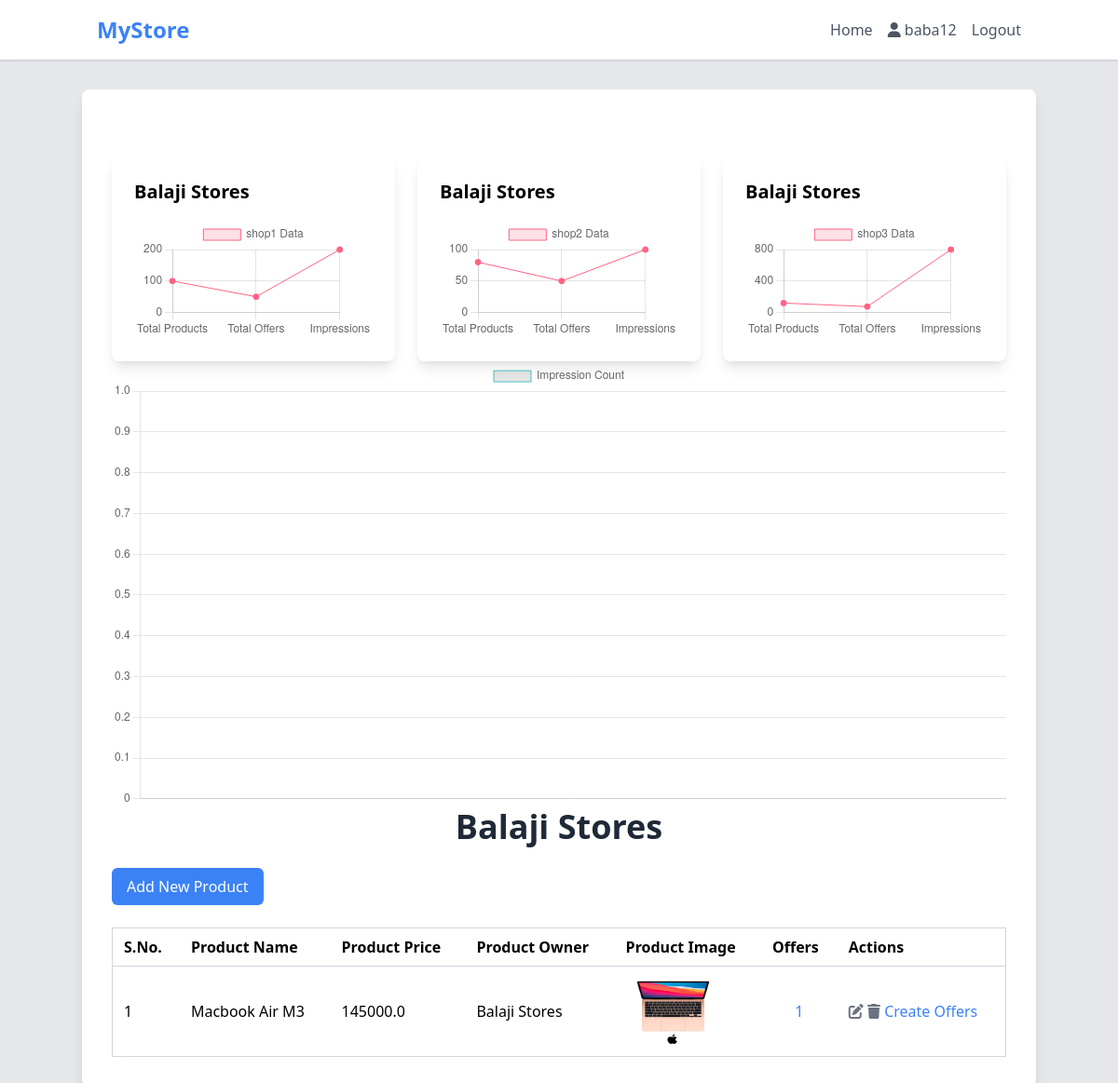
Before: / (signed in) with the older database file.
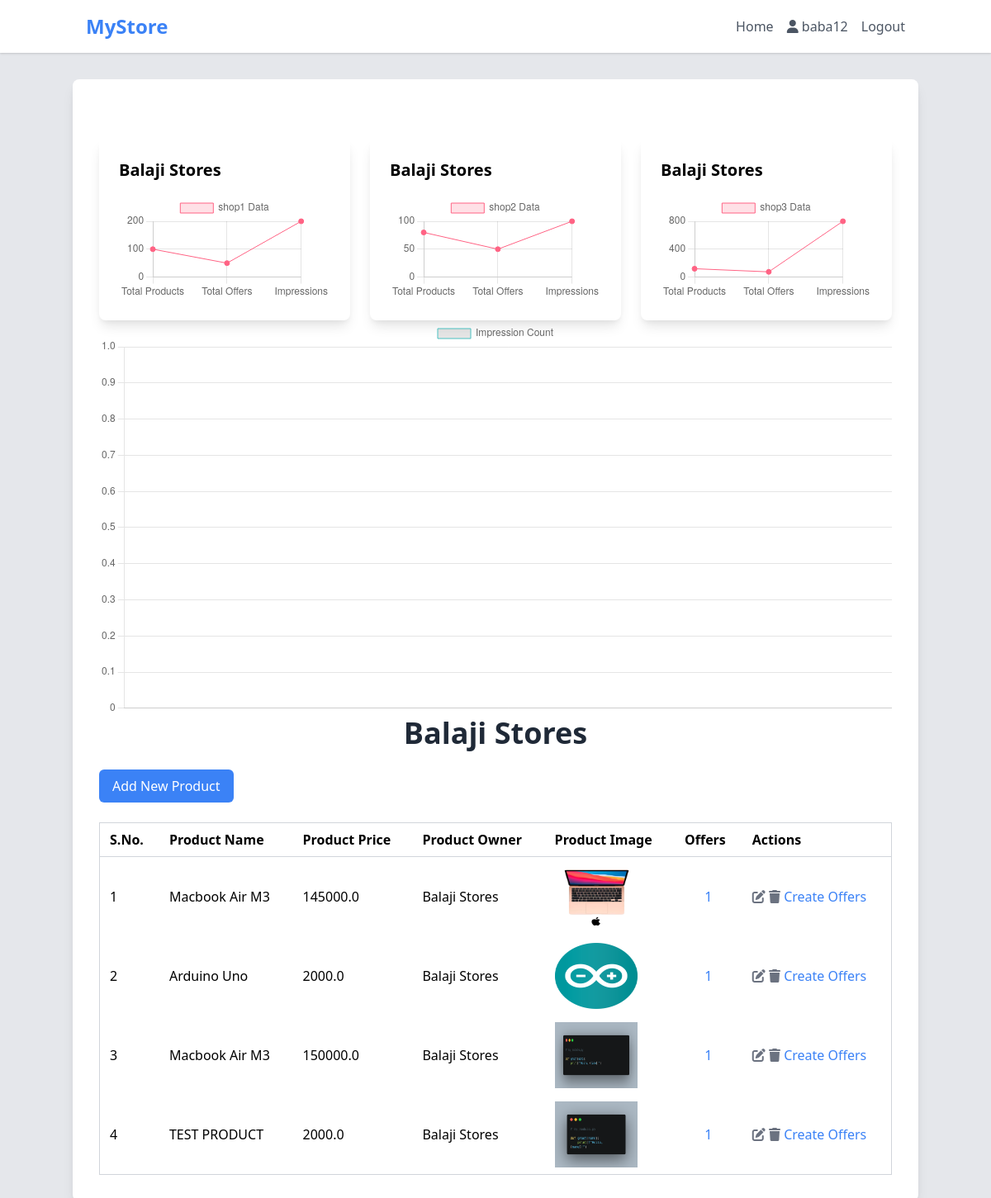
After: the same page with the newer database file.
### geoapp/models.py (models this page shows, shortened)
class Shop(models.Model):
    user = models.OneToOneField(User, on_delete=models.CASCADE, related_name='shop')
    shopName = models.CharField(max_length=50)
    shopOwner = models.CharField(max_length=50, default="Blank")
    shopContact = models.CharField(max_length=50, default="9999999999")
    latitude = models.CharField(max_length=100,default='0.0')
    mall = models.ForeignKey(Mall,on_delete=models.CASCADE,null=True,blank=True,related_name='shops')
    longitude = models.CharField(max_length=100,default="0.0")
    def __str__(self):
        return self.shopName

class Product(models.Model):
    productOwner = models.ForeignKey(Shop,on_delete = models.CASCADE)
    productName = models.CharField(max_length = 50)
    productPrice = models.FloatField()
    productCategory = models.CharField(max_length = 20,default="Electronics",choices = (
        ("Electronics","Electronics"),
        ("Fashion","Fashion"),
        ("Drinks","Drinks"),
        ("Furniture","Furniture")
    ))
    productImage = models.ImageField(upload_to='productImages/',default='productImages/product_placeholder.png',null=True)

### geoapp/views.py (the view)
# urls.py: path('',views.home,name='home'),
@login_required(login_url='login')
def home(request):
    if request.user.is_superuser:
        shops = Shop.objects.all()
        return render(request,'home.html',{'shops': shops})
    else:
        user = request.user
        shop = Shop.objects.get(user = user)
        products = Product.objects.filter(productOwner = shop)
        return render(request,'home.html',{'products':products})

### geoapp/templates/home.html (shortened to what this page needs)
{% extends 'base.html' %}
{% block content %}
    <div class="container mx-auto mt-8 p-8 bg-white rounded-lg shadow-lg">
        {% if request.user.is_superuser %}
        <a href="{% url 'listmall' %}" class="px-4 py-2 bg-red-500 rounded-xl text-white">Manage Malls</a>
            <h1 class="text-4xl font-bold text-center mb-6 text-gray-800">Shop Details</h1>
            <!-- <button
                class="bg-blue-500 text-white py-2 px-4 rounded-md transition duration-300 hover:bg-blue-700 focus:outline-none focus:shadow-outline-blue"
                onclick="window.location.href='createshop'">Add New Shop</button> -->
            <div class="overflow-x-auto mt-6">
                <table class="min-w-full border border-gray-300 divide-y divide-gray-300">
                    <thead>
                        <tr>
                            <th class="py-2 px-3 text-left">S.No.</th>
                            <th class="py-2 px-3 text-left">Shop Name</th>
                            <th class="py-2 px-3 text-left">Shop Owner</th>
                            <th class="py-2 px-3 text-left">Contact</th>
                            <th class="py-2 px-3 text-left">Actions</th>
                        </tr>
                    </thead>
                    <tbody class="space-y-2">
                        {% for shop in shops %}
                            <tr>
                                <td class="py-2 px-3">{{ forloop.counter }}</td>
                                <td class="py-2 px-3"><a href="{% url 'shopDetail' shop.pk %}">{{ shop.shopName }}</a></td>
                                <td class="py-2 px-3">{{ shop.shopOwner }}</td>
                                <td class="py-2 px-3">{{ shop.shopContact }}</td>
                                <td class="py-2 px-3">
                                    <a class="edit-button bg-transparent text-gray-500 hover:text-blue-500 focus:outline-none"
                                        href="{% url 'editshop' shop.pk %}">
                                        <i class="fa-solid fa-edit"></i>
                                    </a>
                                    <a class="delete-button bg-transparent text-gray-500 hover:text-red-500 focus:outline-none"
                                        href="{% url 'deleteshop' shop.pk %}">
                                        <i class="fa-solid fa-trash"></i>
                                    </a>
                                </td>
                            </tr>
                        {% endfor %}
                    </tbody>
                </table>
            </div>
        {% else %}
            <div class="container mx-auto mt-10">
                <div class="grid grid-cols-1 sm:grid-cols-2 md:grid-cols-3 gap-6">
                    <div class=" p-6 rounded-lg shadow-lg text-black">
                        <h2 class="text-xl  font-bold mb-4">{{request.user.shop}}</h2>
                        <canvas id="shop1Chart" width="400" height="200"></canvas>
                    </div>
                    <div class=" p-6 rounded-lg shadow-lg text-black">
                        <h2 class="text-xl  font-bold mb-4">{{request.user.shop}}</h2>
                        <canvas id="shop2Chart" width="400" height="200"></canvas>
                    </div>
                    <div class=" p-6 rounded-lg shadow-lg text-black">
                        <h2 class="text-xl  font-bold mb-4">{{request.user.shop}}</h2>
                        <canvas id="shop3Chart" width="400" height="200"></canvas>
                    </div>
                </div>
            </div>
      <script>
const shopData = {
        shop1: { totalProducts: 100, totalOffers: 50, impressions: 200 },
        shop2: { totalProducts: 80, totalOffers: 50, impressions: 100 },
        shop3: { totalProducts: 120, totalOffers: 75, impressions: 800 },
    };
    // function createShopChart(shopId, data) {
    //           const ctx = document.getElementById(`${shopId}Chart`).getContext('2d');
    //     new Chart(ctx, {
    //         type: 'bar',
    //         data: {
    //             labels: ['Total Products', 'Total Offers', 'Impressions'],
    //             datasets: [{
    //                 label: `${shopId} Data`,
    //                 backgroundColor: ['#454737', 'rgba(255, 205, 86, 0.2)', 'rgba(255, 99, 132, 0.2)'],
    //                 borderColor: ['rgba(75, 192, 192, 1)', 'rgba(255, 205, 86, 1)', 'rgba(255, 99, 132, 1)'],
    //                 borderWidth: 1,
    //                 data: [data.totalProducts, data.totalOffers, data.impressions],
    //             }],
    //         },
    //         options: {
    //             scales: {
    //                 y: {
    //                     beginAtZero: true,
    //                 },
    //             },
    //         },
    //     });
    // }
    function createShopChart(shopId, data) {
    const ctx = document.getElementById(`${shopId}Chart`).getContext('2d');
    new Chart(ctx, {
        type: 'line', // Change type to 'line'
        data: {
            labels: ['Total Products', 'Total Offers', 'Impressions'],
            datasets: [{
                label: `${shopId} Data`,
                backgroundColor: 'rgba(255, 99, 132, 0.2)', // Background color for the line area
                borderColor: 'rgba(255, 99, 132, 1)', // Line color
                borderWidth: 1,
                pointBackgroundColor: 'rgba(255, 99, 132, 1)', // Point color
                data: [data.totalProducts, data.totalOffers, data.impressions],
            }],
        },
        options: {
            scales: {
                y: {
                    beginAtZero: true,
                },
            },
        },
    });
}
        createShopChart('shop1', shopData.shop1);
    createShopChart('shop2', shopData.shop2);
    createShopChart('shop3', shopData.shop3);
      </script>
<canvas id="impressionChart" width="400" height="200"></canvas>
<script>
    // Fetch data from the Django backend
    fetch('/offer-impression-chart/')
        .then(response => response.json())
        .then(data => {
            const ctx = document.getElementById('impressionChart').getContext('2d');
            // Create the chart
            new Chart(ctx, {
                type: 'line',
                data: {
                    labels: data.labels,
                    datasets: [{
                        label: 'Impression Count',
                        data: data.data,
                        borderColor: 'rgba(75, 192, 192, 1)',
                        borderWidth: 1
                    }]
                },
                options: {
                    scales: {
                        x: [{
                            type: 'time',
                            time: {
                                unit: 'day'
                            }
                        }],
                        y: [{
                            ticks: {
                                beginAtZero: true
                            }
                        }]
                    }
                }
            });
        });
</script>
            <h1 class="text-4xl font-bold text-center mb-6 text-gray-800">{{request.user.shop}}</h1>
            <button
                class="bg-blue-500 text-white py-2 px-4 rounded-md transition duration-300 hover:bg-blue-700 focus:outline-none focus:shadow-outline-blue"
                onclick="window.location.href='addproduct'">Add New Product</button>
            <div class="overflow-x-auto mt-6">
                <table class="min-w-full border border-gray-300 divide-y divide-gray-300">
                    <thead>
                        <tr>
                            <th class="py-2 px-3 text-left">S.No.</th>
                            <th class="py-2 px-3 text-left">Product Name</th>
                            <th class="py-2 px-3 text-left">Product Price</th>
                            <th class="py-2 px-3 text-left">Product Owner</th>
                            <th class="py-2 px-3 text-left">Product Image</th>
                            <th class="py-2 px-3 text-left">Offers</th>
                            <th class="py-2 px-3 text-left">Actions</th>
                        </tr>
                    </thead>
                    <tbody class="">
                        {% for product in products %}
                            <tr class="p-5">
                                <td class="py-2 px-3">{{ forloop.counter }}</td>
                                <td class="py-2 px-3"><a href="">{{ product.productName }}</a></td>
                                <td class="py-2 px-3">{{ product.productPrice }}</td>
                                <td class="py-2 px-3">{{ product.productOwner }}</td>
                                <td class="py-2 px-3">
                                    <img src="{% if product.productImage%}{{product.productImage.url}} {% else %} {{'productImages/product_placeholder.png'}} {% endif %}"  style="width: 100px; height: 80px;" alt="{{product.productName}}">
                                </td>
                                <td class="py-2 px-4 whitespace-normal text-center"><a href="{%url 'ProductOffer' product.pk%}" class="text-blue-500 hover:text-blue-300">{{product.offer_set.all.count}}</a></td>
                                <td class="py-2 px-3">
                                    <a class="edit-button bg-transparent text-gray-500 hover:text-blue-500 focus:outline-none"
                                        href="{% url 'editproduct'  product.id %}">
                                        <i class="fa-solid fa-edit"></i>
                                    </a>
                                    <a class="delete-button bg-transparent text-gray-500 hover:text-red-500 focus:outline-none"
                                        href="{% url 'deleteproduct' product.id %}">
                                        <i class="fa-solid fa-trash"></i>
                                    </a>
                                    <a href="{%url 'createOffer' product.id%}"
                                        class="text-blue-500">Create Offers</a>
                                </td>
                            </tr>
                        {% endfor %}
                    </tbody>
                </table>
            </div>
        {% endif %}
    </div>
{% endblock %}

### templates/base.html (shortened to what this page needs)
<!DOCTYPE html>
<html lang="en">
<head>
    <link rel="stylesheet" href="https://cdn.jsdelivr.net/npm/tailwindcss@2.2.19/dist/tailwind.min.css">
    <link rel="stylesheet" href="https://cdnjs.cloudflare.com/ajax/libs/font-awesome/6.5.1/css/all.min.css" />
    <link rel="stylesheet" href="https://unpkg.com/leaflet@1.9.4/dist/leaflet.css" />
</head>
<body class="bg-gray-200">
    <nav class="bg-white shadow">
        <div class="container mx-auto px-4">
            <div class="flex items-center justify-between py-4">
                <div class="flex items-center">
                    <a href="/" class="text-2xl font-bold text-blue-500">MyStore</a>
                </div>
                <div class="hidden lg:flex space-x-4">
                    <a href="#" class="text-gray-600 hover:text-blue-500">Home</a>
                    <p class="text-gray-600 hover:text-blue-500">
                        <i class="fa-solid fa-user"></i>
                        {{request.user}}</p>
                    <a href="{%url 'logout'%}" class="text-gray-600 hover:text-blue-500 cursor-pointer">Logout</a>
                </div>
            </div>
        </div>
    </nav>
    {%block content%}{%endblock content%}
    <div id="message-container" class="fixed bottom-0 right-0 p-4 mb-4 mr-4">
    </div>
</body>
</html>

Changed rows visible on the page:
now on this page (row edited): Product: productName "Arduino Uno", productPrice "2000.0", productOwner "Balaji Stores", productImage (picture), offer_set.all.count "1"
now on this page (row edited): Product: productName "Macbook Air M3", productPrice "150000.0", productOwner "Balaji Stores", productImage (picture), offer_set.all.count "1"
added Product: productName "TEST PRODUCT", productPrice "2000.0", productOwner "Balaji Stores", productImage (picture), offer_set.all.count "1"
